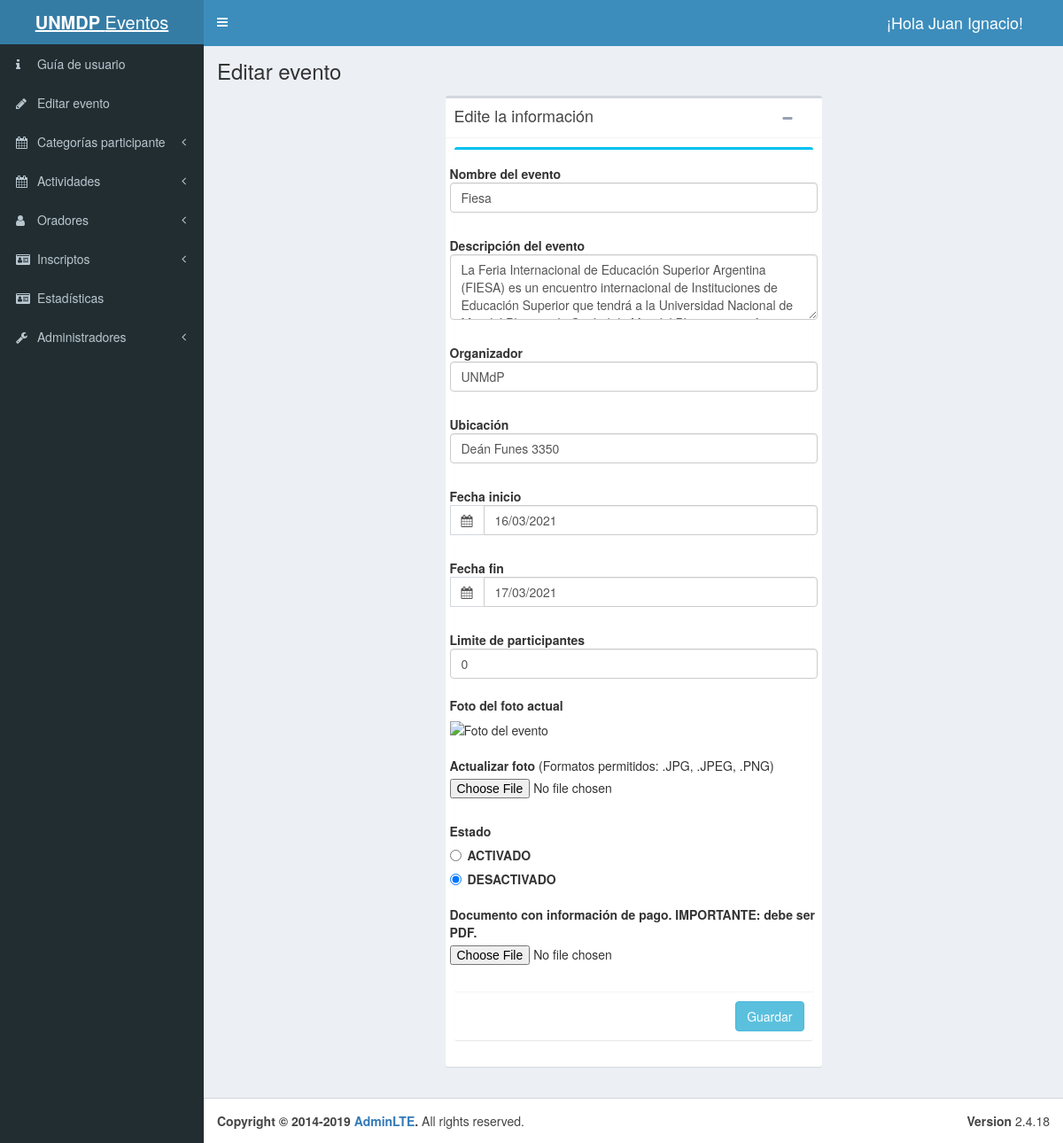
Before: /admin/editar-evento.php (signed in) with the older database file.
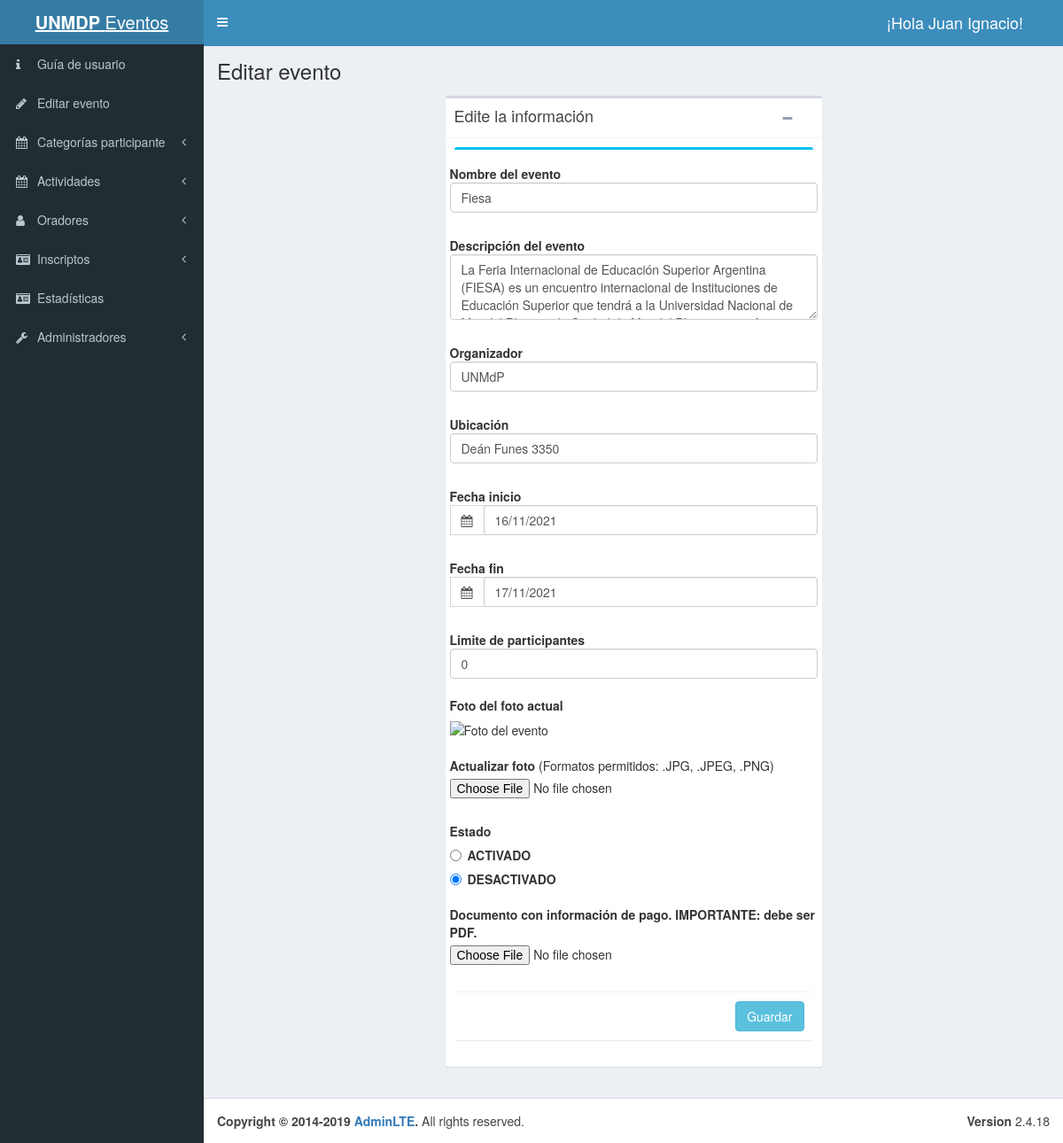
After: the same page with the newer database file.
### tables this page shows
CREATE TABLE evento(
    id_evento int NOT NULL AUTO_INCREMENT,
    nombre varchar(100) NOT NULL,
    fecha_inicio DATE NOT NULL,
    fecha_fin DATE NOT NULL,
    inscriptos int not NULL,
    acreditados int not NULL,
    estado TINYINT NOT null,
    organizador varchar(30) not null,
    limite int(8) UNSIGNED not NULL,
    ubicacion varchar(30) NOT NULL,
    descripcion varchar(1000) NOT NULL,
    imagen varchar(50) not null,
    info_pago varchar(20) not null,
    PRIMARY KEY(id_evento)
);

### admin/editar-evento.php (the view, shortened to what the changed rows need)
<?php
include_once 'templates/header.php';
?>
<body class="hold-transition skin-blue sidebar-mini">
  <div class="wrapper">
    <div class="content-wrapper">
      <section class="content-header">
        <h1>
          Editar evento
        </h1>
      </section>
      <div class="centrar-contenido">
        <div class="row col-md-6">
          <section class="content">
            <div class="box">
              <div class="box-body">
                <?php
                try {
                  include_once 'funciones/funciones.php';
                  $sql = "
                      SELECT e.id_evento, e.nombre, e.fecha_inicio, e.fecha_fin, e.descripcion, e.organizador, e.ubicacion, e.estado, e.limite, e.imagen
                      FROM evento e
                      WHERE e.id_evento=" . $_SESSION['id_evento'];
                  $tupla = $db->query($sql);
                  $evento = $tupla->fetch_assoc();
                } catch (Exception $e) {
                  echo "Error: " . $e->getMessage();
                }
                ?>
                <div class="box box-info">
                  <form class="form-horizontal" name="editar-evento" id="editar-evento" method="post" action="control-evento.php">
                    <div class="box-body">
                      <div class="form-group">
                        <label for="nombre" class="control-label">Nombre del evento</label>
                        <input name="nombre" type="text" class="form-control" id="nombre" placeholder="Nombre de nombre" value="<?php echo $evento['nombre'] ?>">
                      </div>
                      <div class="form-group">
                        <label for="descripcion" class="control-label">Descripción del evento</label>
                        <textarea name="descripcion" type="text" class="form-control" rows="3" id="descripcion" placeholder="Descripción del evento"><?php echo $evento['descripcion'] ?></textarea>
                      </div>
                      <div class="form-group">
                        <label for="organizador" class="control-label">Organizador</label>
                        <input name="organizador" type="text" class="form-control" id="organizador" placeholder="Organizador del evento" value="<?php echo $evento['organizador'] ?>">
                      </div>
                      <div class="form-group">
                        <label for="ubicacion" class="control-label">Ubicación</label>
                        <input name="ubicacion" type="text" class="form-control" id="ubicacion" placeholder="Ubicación" value="<?php echo $evento['ubicacion'] ?>">
                      </div>
                      <div class="form-group">
                        <div class="input-group date">
                          <div class="input-group-addon">
                            <i class="fa fa-calendar"></i>
                          </div>
                          <input type="text" class="form-control pull-right" id="datepicker" name="fecha_inicio" value="<?php echo date_format(date_create($evento['fecha_inicio']), 'd/m/Y'); ?>">
                        </div>
                      </div>
                      <div class="form-group">
                        <div class="input-group date">
                          <div class="input-group-addon">
                            <i class="fa fa-calendar"></i>
                          </div>
                          <input type="text" class="form-control pull-right" id="datepicker" name="fecha_fin" value="<?php echo date_format(date_create($evento['fecha_fin']), 'd/m/Y'); ?>">
                        </div>
                      </div>
                      <div class="form-group">
                        <label for="limite" class="control-label">Limite de participantes</label>
                        <input name="limite" type="text" class="form-control" id="limite" placeholder="" value="<?php echo $evento['limite'] ?>">
                      </div>
                    </div>
                  </form>
                </div>
              </div>
            </div>
          </section>
        </div>
      </div>
    </div>
    <?php
    include_once 'templates/footer.php';
    ?>

Changed rows visible on the page:
changed evento "Fiesa": fecha_inicio "16/03/2021" → "16/11/2021"; fecha_fin "17/03/2021" → "17/11/2021"
